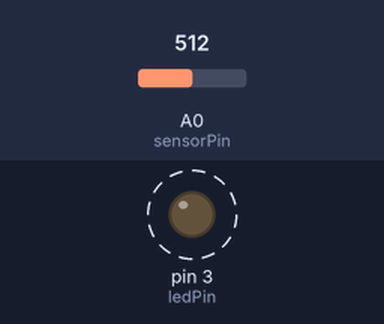
Simulated run of this sketch. Board: Arduino Uno, built with avr-gcc and run on an emulated ATmega328P. On the bench: output pins drawn as LEDs (lit = HIGH). Dashed ring = blinking. Inputs (shaded band) come from the test bench; at power-on: A0 (sensorPin) = 512.

Above: at 1.8 s.
1.9 s: A0 (sensorPin) set to 0
At 2.8 s:
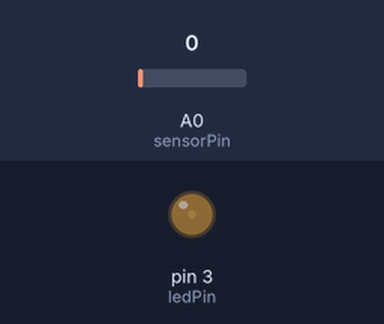
3.6 s: A0 (sensorPin) set to 122
At 3.9 s:
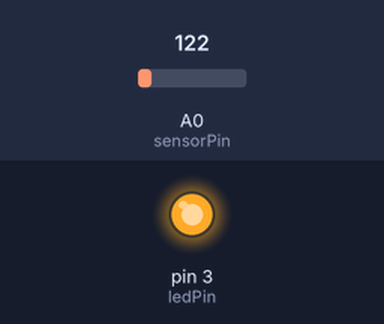
Timing chart, 0 to 13.1 s (numbered marks = the images above; inputs shaded):
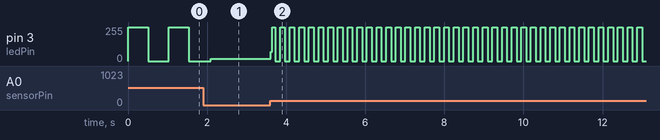

The sketch:

Analog_Input.ino
```cpp
int sensorPin = A0;    // select the input pin for the potentiometer
int ledPin = 3;      // select the pin for the LED
int sensorValue = 0;  // variable to store the value coming from the sensor

void setup()
{
  pinMode(ledPin, OUTPUT);
}

void loop() {

  sensorValue = analogRead(sensorPin);

  digitalWrite(ledPin, HIGH);
  delay(sensorValue);
  digitalWrite(ledPin, LOW);
  delay(sensorValue);
}
```

Measured:
- after the input at 3.6 s, pin 3 (ledPin): 18/255 → 70/255 at once, then moves between 0/255 and 255/255, repeating every 0.24 s
- by itself, pin 3 (ledPin): alternates 255/255 for 0.51 s and 0/255 for 0.51 s
